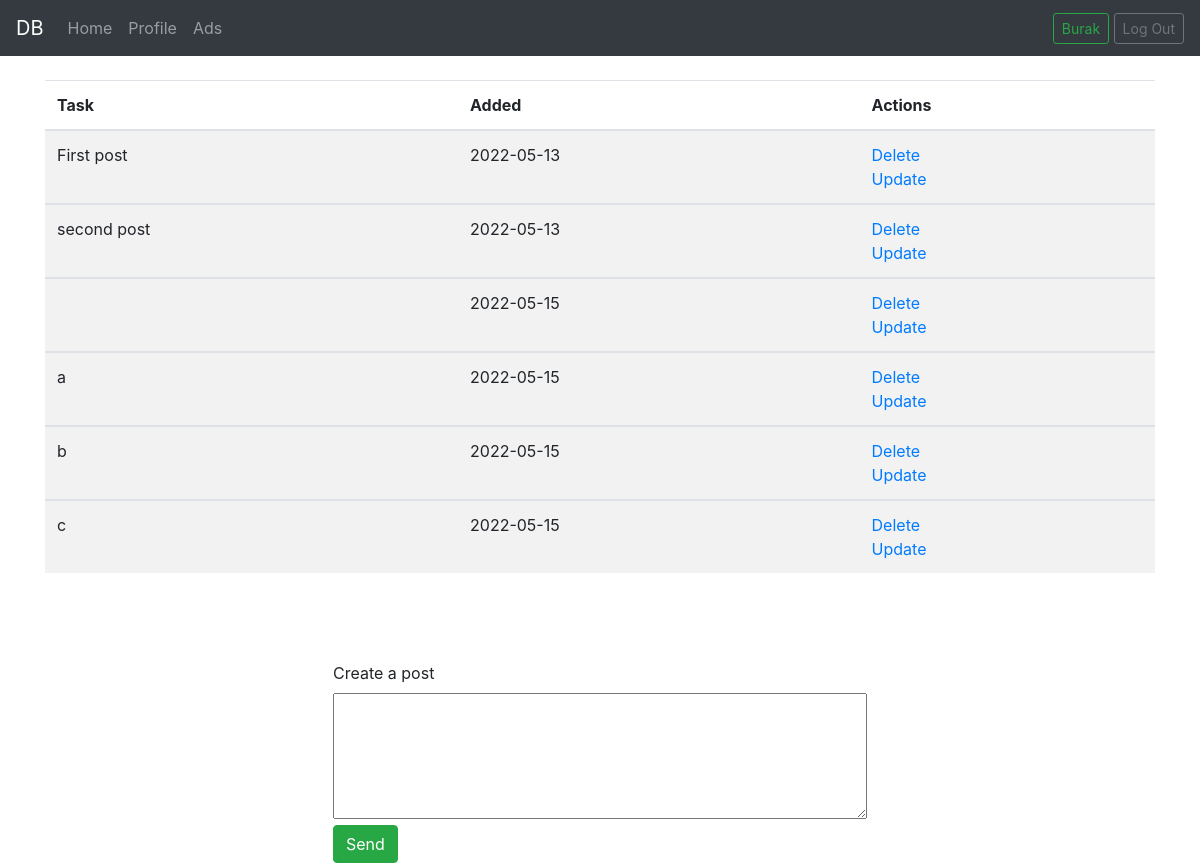
The app's page /profile (signed in) with its own data.
### app.py (models this page shows, shortened)
class User(db.Model, UserMixin):
    __tablename__ = 'user'
    id = db.Column(db.Integer, primary_key=True)
    email = db.Column(db.String(50), nullable=False, unique=True)
    first_name = db.Column(db.String(50), nullable=False)
    last_name = db.Column(db.String(50), nullable=False)
    password = db.Column(db.String(80), nullable=False)
    age = db.Column(db.Integer, nullable=False)
    gender = db.Column(db.String(30), nullable=False)
    location = db.Column(db.String(50), nullable=False)
    posts = db.relationship('Post')

class Post(db.Model):
    id = db.Column(db.Integer, primary_key=True)
    content = db.Column(db.String(400), nullable=False)
    date_created = db.Column(db.DateTime, default=datetime.utcnow)
    user_id = db.Column(db.Integer, db.ForeignKey('user.id'))

### app.py (the view)
@app.route('/profile', methods=['GET', 'POST'])
def profile():
    if request.method == 'POST':
        content = request.form['content']
        if len(content) < 1:
            flash("Task too short!", category='error')
        else:
            new_post = Post(
                content=content,
                user_id=current_user.id)
            db.session.add(new_post)
            db.session.commit()
            flash("Task created successfully", category='success')
            return redirect('ads')
        return redirect(url_for('profile'))
    else:
        return render_template('profile.html', user=current_user)

### app.py (called while the page is built)
@login_manager.user_loader
def load_user(user_id):
    return User.query.get(int(user_id))

### templates/profile.html (shortened to what this page needs)
{% extends 'base.html' %}
{% block body %}
    {% if current_user.is_authenticated %}
    <br>
    <div class="container">
        <table class="table table-striped">
            <thead>
                <tr>
                    <th scope="col">Task</th>
                    <th scope="col">Added</th>
                    <th scope="col">Actions</th>
                </tr>
            </thead>
            {% for post in user.posts %}
                <tbody>
                    <tr>
                        <td scope="row">{{ post.content }}</td>
                        <td scope="row">{{ post.date_created.date() }}</td>
                        <td scope="row">
                            <a href="/delete">Delete</a><br>
                            <a href="/update">Update</a>
                        </td>
                    </tr>
                </tbody>
            {% endfor %}
        </table>
    </div><br><br><br>
    <div class="d-flex justify-content-md-center align-items-center">
        <form action="/profile" method="POST">
            <label for="content">Create a post</label><br>
            <textarea id="content" name="content" rows="5" cols="50"></textarea><br>
            <input class="btn btn-success" type="submit" value="Send">
        </form>
    </div>
    {% endif %}
{% endblock %}

### templates/base.html (shortened to what this page needs)
<!DOCTYPE html>
<html lang="en">
    <head>
        <link rel="stylesheet" href="https://cdn.jsdelivr.net/npm/bootstrap@4.0.0/dist/css/bootstrap.min.css">
    </head>
    <body>
        <nav class="navbar navbar-expand-lg navbar-dark bg-dark">
            <a class="navbar-brand" href="{{url_for('index')}}">DB</a>
            <div id="nav-menu" class="collapse navbar-collapse">
                <ul class="navbar-nav mr-auto">
                    <li class="nav-item">
                      <a class="nav-link" href="{{url_for('index')}}">Home</a>
                    </li>
                    <li class="nav-item">
                      <a class="nav-link" href="{{url_for('profile')}}">Profile</a>
                    </li>
                    <li class="nav-item">
                      <a class="nav-link" href="{{url_for('ads')}}">Ads</a>
                    </li>
                </ul>
                <ul class="navbar-nav ml-auto">
                    {% if current_user.is_authenticated %}
                    <li class="nav-item">
                        <a class="btn btn-sm btn-outline-success" href="{{url_for('profile')}}">{{current_user.first_name}}</a>
                        <a class="btn btn-sm btn-outline-secondary" href="{{url_for('logout')}}">Log Out</a>
                    </li>
                    {% else %}
                    <li class="nav-item">
                        <a class="btn btn-sm btn-success" href="{{url_for('login')}}">Sign In</a>
                        <a class="btn btn-sm btn-outline-success" href="{{url_for('signup')}}">Sign Up</a>
                    </li>
                    {% endif %}
                </ul>
            </div>
          </nav>
        {% block body %}{% endblock %}
    </body>
</html>

### records on screen
User: first_name "Burak"
Post: content "First post", date_created "2022-05-13"
Post: content "second post", date_created "2022-05-13"
Post: date_created "2022-05-15"
Post: content "a", date_created "2022-05-15"
Post: content "b", date_created "2022-05-15"
Post: content "c", date_created "2022-05-15"
